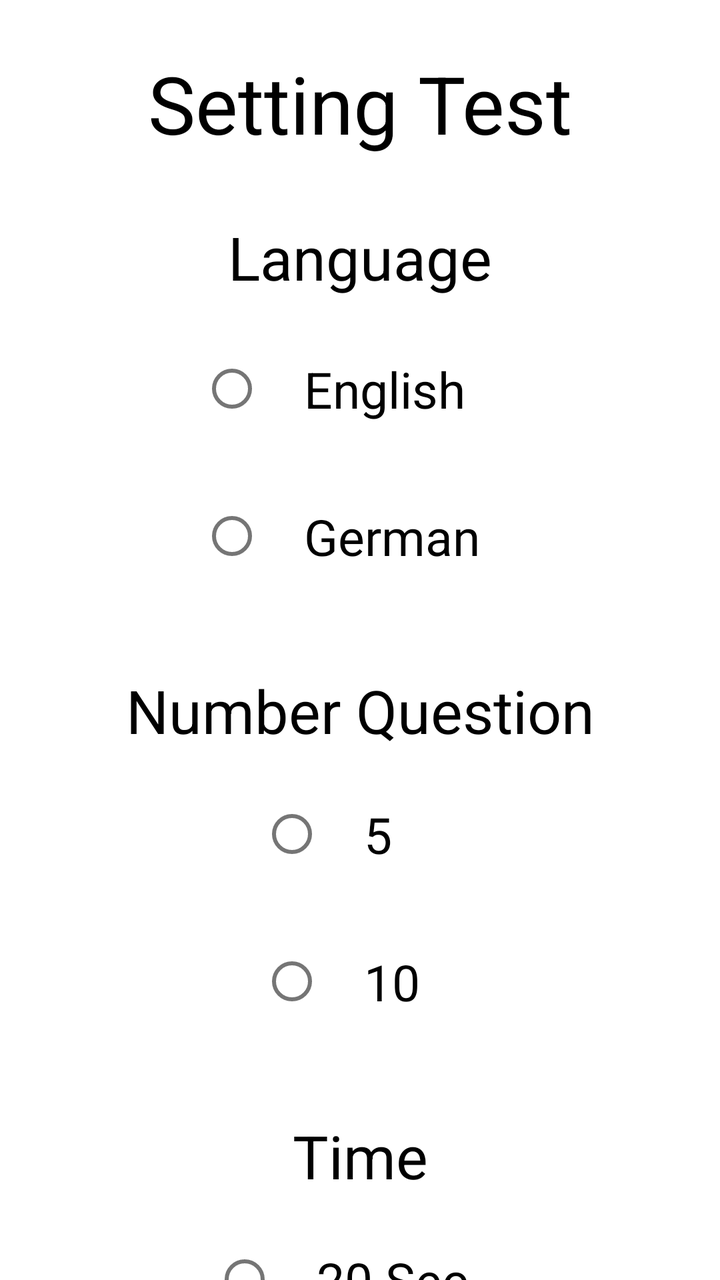
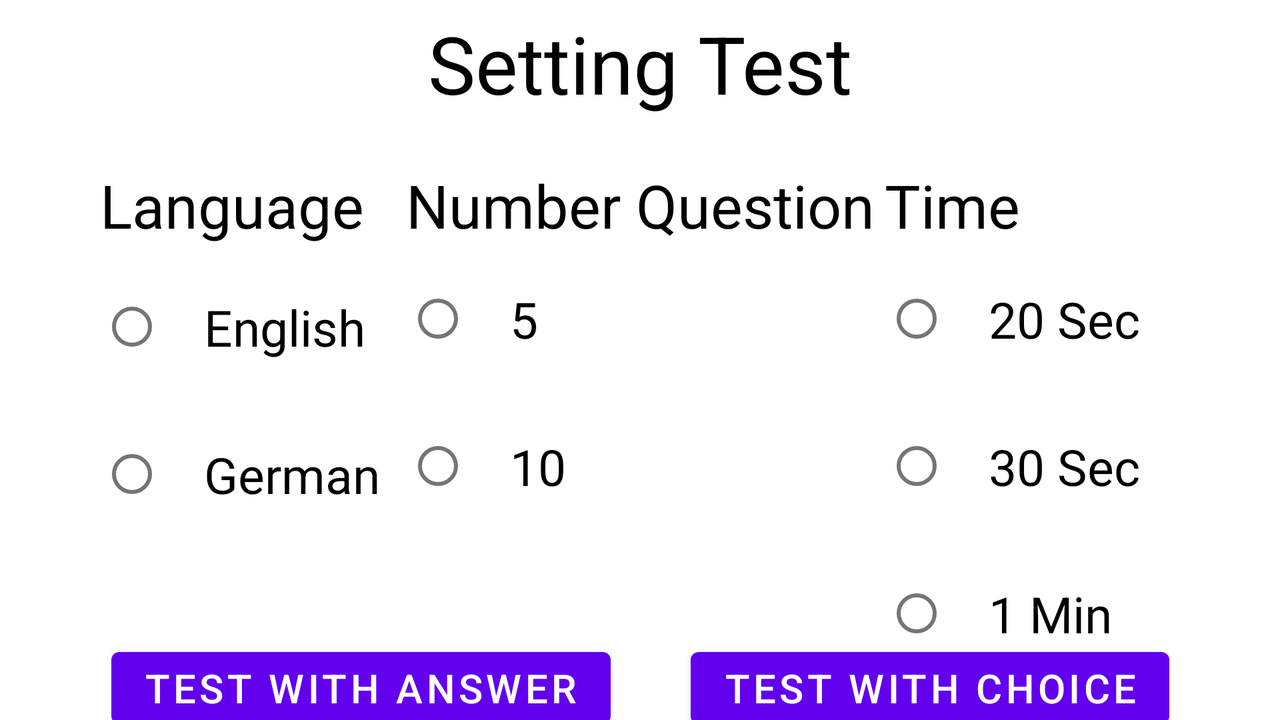

The same Android screen from two of the app's own layout files: first res/layout/ as a phone draws it, then the repository's variant for another configuration, drawn on a device whose configuration selects that folder. Both files follow.
<!-- AndroidManifest.xml: application theme Theme.TestEnglish -->
<!-- res/layout/activity_setting.xml -->
<?xml version="1.0" encoding="utf-8"?>
<androidx.constraintlayout.widget.ConstraintLayout xmlns:android="http://schemas.android.com/apk/res/android"
    xmlns:app="http://schemas.android.com/apk/res-auto"
    xmlns:tools="http://schemas.android.com/tools"
    android:id="@+id/activity_setting_layout"
    android:layout_width="match_parent"
    android:layout_height="match_parent"
    tools:context=".SettingActivity">

    <TextView
        android:id="@+id/textView4"
        android:layout_width="wrap_content"
        android:layout_height="wrap_content"
        android:layout_marginTop="@dimen/marginTop"
        android:text="@string/setting_test"
        android:textColor="@color/black"
        android:textSize="@dimen/textSizeTitle"
        app:layout_constraintEnd_toEndOf="parent"
        app:layout_constraintStart_toStartOf="parent"
        app:layout_constraintTop_toTopOf="parent" />


    <TextView
        android:id="@+id/textLanguage"
        android:layout_width="wrap_content"
        android:layout_height="wrap_content"
        android:layout_marginTop="@dimen/marginTop"
        android:padding="@dimen/padding"
        android:text="@string/language"
        android:textColor="@color/black"
        android:textSize="@dimen/textSize"
        app:layout_constraintEnd_toEndOf="parent"
        app:layout_constraintStart_toStartOf="parent"
        app:layout_constraintTop_toBottomOf="@+id/textView4" />


    <TextView
        android:id="@+id/textQuestion"
        android:layout_width="wrap_content"
        android:layout_height="wrap_content"
        android:layout_marginTop="@dimen/marginTop"
        android:padding="@dimen/padding"
        android:text="@string/number_question"
        android:textColor="@color/black"
        android:textSize="@dimen/textSize"
        app:layout_constraintEnd_toEndOf="parent"
        app:layout_constraintStart_toStartOf="parent"
        app:layout_constraintTop_toBottomOf="@+id/radioGroupChooseLanguage" />


    <TextView
        android:id="@+id/textTimeToOneQuestion"
        android:layout_width="wrap_content"
        android:layout_height="wrap_content"
        android:layout_marginTop="@dimen/marginTop"
        android:padding="@dimen/padding"
        android:text="@string/time"
        android:textColor="@color/black"
        android:textSize="@dimen/textSize"
        app:layout_constraintEnd_toEndOf="parent"
        app:layout_constraintStart_toStartOf="parent"
        app:layout_constraintTop_toBottomOf="@+id/radioGroupChooseNumberQuestion" />


    <Button
        android:id="@+id/buttonTestWithAnswer"
        android:layout_width="wrap_content"
        android:layout_height="wrap_content"
        android:layout_marginStart="@dimen/marginStartFirstButton"
        android:layout_marginTop="@dimen/marginTopButton"
        android:layout_marginEnd="@dimen/marginEndFirstButton"
        android:text="@string/test_with_answer"
        android:textSize="@dimen/textSizeButton"
        app:layout_constraintEnd_toStartOf="@+id/buttonTestWithChoice"
        app:layout_constraintStart_toStartOf="parent"
        app:layout_constraintTop_toBottomOf="@+id/radioGroupTimeToOneQuestion" />


    <Button
        android:id="@+id/buttonTestWithChoice"
        android:layout_width="wrap_content"
        android:layout_height="wrap_content"
        android:layout_marginStart="@dimen/marginStartTwoButton"
        android:layout_marginTop="@dimen/marginTopButton"
        android:layout_marginEnd="@dimen/marginEndTwoButton"
        android:text="@string/test_with_choice"
        android:textSize="@dimen/textSizeButton"
        app:layout_constraintEnd_toEndOf="parent"
        app:layout_constraintStart_toEndOf="@+id/buttonTestWithAnswer"
        app:layout_constraintTop_toBottomOf="@+id/radioGroupTimeToOneQuestion" />

    <RadioGroup
        android:id="@+id/radioGroupChooseLanguage"
        android:layout_width="wrap_content"
        android:layout_height="wrap_content"
        app:layout_constraintEnd_toEndOf="parent"
        app:layout_constraintStart_toStartOf="parent"
        app:layout_constraintTop_toBottomOf="@+id/textLanguage">

        <RadioButton
            android:id="@+id/buttonChooseLanguageEnglish"
            android:layout_width="match_parent"
            android:layout_height="match_parent"
            android:layout_marginTop="4dp"
            android:padding="@dimen/paddingRadioButton"
            android:text="@string/english"
            android:textSize="@dimen/textSizeRadioButton" />

        <RadioButton
            android:id="@+id/buttonChooseLanguageGerman"
            android:layout_width="match_parent"
            android:layout_height="match_parent"
            android:padding="@dimen/paddingRadioButton"
            android:text="@string/german"
            android:textSize="@dimen/textSizeRadioButton" />
    </RadioGroup>

    <RadioGroup
        android:id="@+id/radioGroupChooseNumberQuestion"
        android:layout_width="wrap_content"
        android:layout_height="wrap_content"
        app:layout_constraintEnd_toEndOf="parent"
        app:layout_constraintStart_toStartOf="parent"
        app:layout_constraintTop_toBottomOf="@+id/textQuestion">

        <RadioButton
            android:id="@+id/buttonChooseNumberQuestionFive"
            android:layout_width="match_parent"
            android:layout_height="match_parent"
            android:padding="@dimen/paddingRadioButton"
            android:text="@string/_5"
            android:textSize="@dimen/textSizeRadioButton" />

        <RadioButton
            android:id="@+id/buttonChooseNumberQuestionTen"
            android:layout_width="match_parent"
            android:layout_height="match_parent"
            android:padding="@dimen/paddingRadioButton"
            android:text="@string/_10"
            android:textSize="@dimen/textSizeRadioButton" />

    </RadioGroup>

    <RadioGroup
        android:id="@+id/radioGroupTimeToOneQuestion"
        android:layout_width="wrap_content"
        android:layout_height="wrap_content"
        app:layout_constraintEnd_toEndOf="parent"
        app:layout_constraintStart_toStartOf="parent"
        app:layout_constraintTop_toBottomOf="@+id/textTimeToOneQuestion">

        <RadioButton
            android:id="@+id/buttonTimeToOneQuestion20S"
            android:layout_width="match_parent"
            android:layout_height="match_parent"
            android:padding="@dimen/paddingRadioButton"
            android:text="@string/_20_sec"
            android:textSize="@dimen/textSizeRadioButton" />

        <RadioButton
            android:id="@+id/buttonTimeToOneQuestion30S"
            android:layout_width="match_parent"
            android:layout_height="match_parent"
            android:padding="@dimen/paddingRadioButton"
            android:text="@string/_30_sec"
            android:textSize="@dimen/textSizeRadioButton" />

        <RadioButton
            android:id="@+id/buttonTimeToOneQuestion1M"
            android:layout_width="match_parent"
            android:layout_height="match_parent"
            android:padding="@dimen/paddingRadioButton"
            android:text="@string/_1_min"
            android:textSize="@dimen/textSizeRadioButton" />

    </RadioGroup>
</androidx.constraintlayout.widget.ConstraintLayout>
<!-- resources referenced by this layout -->
<resources>
  <dimen name="marginEndFirstButton">15dp</dimen>
  <dimen name="marginEndTwoButton">20dp</dimen>
  <dimen name="marginStartFirstButton">20dp</dimen>
  <dimen name="marginStartTwoButton">15dp</dimen>
  <dimen name="marginTop">25dp</dimen>
  <dimen name="marginTopButton">55dp</dimen>
  <dimen name="padding">5dp</dimen>
  <dimen name="paddingRadioButton">20dp</dimen>
  <dimen name="textSize">30sp</dimen>
  <dimen name="textSizeButton">20sp</dimen>
  <dimen name="textSizeRadioButton">25sp</dimen>
  <dimen name="textSizeTitle">40sp</dimen>
  <string name="_10">10</string>
  <string name="_1_min">1 Min</string>
  <string name="_20_sec">20 Sec</string>
  <string name="_30_sec">30 Sec</string>
  <string name="_5">5</string>
  <string name="english">English</string>
  <string name="german">German</string>
  <string name="language">Language</string>
  <string name="number_question">Number Question</string>
  <string name="setting_test">Setting Test</string>
  <string name="test_with_answer">Test with answer</string>
  <string name="test_with_choice">Test with choice</string>
  <string name="time">Time</string>
  <style name="Theme.TestEnglish" parent="Theme.MaterialComponents.DayNight.DarkActionBar">
          
          <item name="colorPrimary">@color/purple_500</item>
          <item name="colorPrimaryVariant">@color/purple_700</item>
          <item name="colorOnPrimary">@color/white</item>
          
          <item name="colorSecondary">@color/teal_200</item>
          <item name="colorSecondaryVariant">@color/teal_700</item>
          <item name="colorOnSecondary">@color/black</item>
          
          <item name="android:statusBarColor">?attr/colorPrimaryVariant</item>
          
      </style>
</resources>
<!-- res/layout-land/activity_setting.xml (the repository's variant of the layout above) -->
<!-- drawn on the phone turned sideways -->
<?xml version="1.0" encoding="utf-8"?>
<androidx.constraintlayout.widget.ConstraintLayout xmlns:android="http://schemas.android.com/apk/res/android"
    xmlns:app="http://schemas.android.com/apk/res-auto"
    android:id="@+id/activity_setting_layout"
    android:layout_width="match_parent"
    android:layout_height="match_parent">

    <TextView
        android:id="@+id/textView2"
        android:layout_width="wrap_content"
        android:layout_height="wrap_content"
        android:layout_marginTop="5dp"
        android:text="@string/setting_test"
        android:textColor="@color/black"
        android:textSize="40sp"
        app:layout_constraintEnd_toEndOf="parent"
        app:layout_constraintStart_toStartOf="parent"
        app:layout_constraintTop_toTopOf="parent" />

    <LinearLayout
        android:id="@+id/linearLayout2"
        android:layout_width="wrap_content"
        android:layout_height="wrap_content"
        android:layout_marginStart="50dp"
        android:layout_marginTop="24dp"
        android:orientation="vertical"
        app:layout_constraintStart_toStartOf="parent"
        app:layout_constraintTop_toBottomOf="@+id/textView2">

        <TextView
            android:id="@+id/textLanguage"
            android:layout_width="match_parent"
            android:layout_height="wrap_content"
            android:text="@string/language"
            android:textColor="@color/black"
            android:textSize="30sp" />

        <RadioGroup
            android:id="@+id/radioGroupChooseLanguage"
            android:layout_width="wrap_content"
            android:layout_height="wrap_content"
            app:layout_constraintEnd_toEndOf="parent"
            app:layout_constraintStart_toStartOf="parent"
            app:layout_constraintTop_toBottomOf="@+id/textLanguage">

            <RadioButton
                android:id="@+id/buttonChooseLanguageEnglish"
                android:layout_width="match_parent"
                android:layout_height="match_parent"
                android:layout_marginTop="4dp"
                android:padding="20dp"
                android:text="@string/english"
                android:textSize="25sp" />

            <RadioButton
                android:id="@+id/buttonChooseLanguageGerman"
                android:layout_width="match_parent"
                android:layout_height="match_parent"

                android:padding="20dp"
                android:text="@string/german"
                android:textSize="25sp" />
        </RadioGroup>
    </LinearLayout>

    <LinearLayout
        android:id="@+id/linearLayout6"
        android:layout_width="wrap_content"
        android:layout_height="wrap_content"
        android:layout_marginTop="24dp"
        android:orientation="vertical"
        app:layout_constraintEnd_toEndOf="parent"
        app:layout_constraintStart_toStartOf="parent"
        app:layout_constraintTop_toBottomOf="@+id/textView2">

        <TextView
            android:id="@+id/textQuestion"
            android:layout_width="wrap_content"
            android:layout_height="wrap_content"
            android:text="@string/number_question"
            android:textColor="@color/black"
            android:textSize="30sp" />

        <RadioGroup
            android:id="@+id/radioGroupChooseNumberQuestion"
            android:layout_width="wrap_content"
            android:layout_height="wrap_content"
            app:layout_constraintEnd_toEndOf="parent"
            app:layout_constraintStart_toStartOf="parent"
            app:layout_constraintTop_toBottomOf="@+id/textQuestion">

            <RadioButton
                android:id="@+id/buttonChooseNumberQuestionFive"
                android:layout_width="match_parent"
                android:layout_height="match_parent"
                android:padding="20dp"
                android:text="@string/_5"
                android:textSize="25sp" />

            <RadioButton
                android:id="@+id/buttonChooseNumberQuestionTen"
                android:layout_width="match_parent"
                android:layout_height="match_parent"
                android:padding="20dp"
                android:text="@string/_10"
                android:textSize="25sp" />

        </RadioGroup>
    </LinearLayout>

    <LinearLayout
        android:id="@+id/linearLayout3"
        android:layout_width="wrap_content"
        android:layout_height="wrap_content"
        android:layout_marginTop="24dp"
        android:layout_marginEnd="50dp"
        android:orientation="vertical"
        app:layout_constraintEnd_toEndOf="parent"
        app:layout_constraintTop_toBottomOf="@+id/textView2">

        <TextView
            android:id="@+id/textTimeToOneQuestion"
            android:layout_width="match_parent"
            android:layout_height="match_parent"
            android:text="@string/time"
            android:textColor="@color/black"
            android:textSize="30sp" />

        <RadioGroup
            android:id="@+id/radioGroupTimeToOneQuestion"
            android:layout_width="wrap_content"
            android:layout_height="wrap_content"
            app:layout_constraintEnd_toEndOf="parent"
            app:layout_constraintStart_toStartOf="parent"
            app:layout_constraintTop_toBottomOf="@+id/textTimeToOneQuestion">

            <RadioButton
                android:id="@+id/buttonTimeToOneQuestion20S"
                android:layout_width="match_parent"
                android:layout_height="wrap_content"
                android:padding="20dp"
                android:text="@string/_20_sec"
                android:textSize="25sp" />

            <RadioButton
                android:id="@+id/buttonTimeToOneQuestion30S"
                android:layout_width="match_parent"
                android:layout_height="match_parent"
                android:padding="20dp"
                android:text="@string/_30_sec"
                android:textSize="25sp" />

            <RadioButton
                android:id="@+id/buttonTimeToOneQuestion1M"
                android:layout_width="match_parent"
                android:layout_height="match_parent"
                android:padding="20dp"
                android:text="@string/_1_min"
                android:textSize="25sp" />

        </RadioGroup>
    </LinearLayout>

    <LinearLayout
        android:layout_width="wrap_content"
        android:layout_height="wrap_content"
        android:layout_marginTop="50dp"
        android:orientation="horizontal"
        app:layout_constraintEnd_toEndOf="parent"
        app:layout_constraintStart_toStartOf="parent"
        app:layout_constraintTop_toBottomOf="@+id/linearLayout6">

        <Button
            android:id="@+id/buttonTestWithAnswer"
            android:layout_width="wrap_content"
            android:layout_height="wrap_content"
            android:layout_marginEnd="20dp"
            android:text="@string/test_with_answer"
            android:textSize="20sp"
            app:layout_constraintEnd_toStartOf="@+id/buttonTestWithChoice"
            app:layout_constraintStart_toStartOf="parent"
            app:layout_constraintTop_toBottomOf="@+id/radioGroupTimeToOneQuestion" />


        <Button
            android:id="@+id/buttonTestWithChoice"
            android:layout_width="wrap_content"
            android:layout_height="wrap_content"
            android:layout_marginStart="20dp"
            android:text="@string/test_with_choice"
            android:textSize="20sp"
            app:layout_constraintEnd_toEndOf="parent"
            app:layout_constraintStart_toEndOf="@+id/buttonTestWithAnswer"
            app:layout_constraintTop_toBottomOf="@+id/radioGroupTimeToOneQuestion" />

    </LinearLayout>
</androidx.constraintlayout.widget.ConstraintLayout>
<!-- resources referenced by the variant -->
<!-- as the phone turned sideways resolves them -->
<resources>
  <string name="_10">10</string>
  <string name="_1_min">1 Min</string>
  <string name="_20_sec">20 Sec</string>
  <string name="_30_sec">30 Sec</string>
  <string name="_5">5</string>
  <string name="english">English</string>
  <string name="german">German</string>
  <string name="language">Language</string>
  <string name="number_question">Number Question</string>
  <string name="setting_test">Setting Test</string>
  <string name="test_with_answer">Test with answer</string>
  <string name="test_with_choice">Test with choice</string>
  <string name="time">Time</string>
  <style name="Theme.TestEnglish" parent="Theme.MaterialComponents.DayNight.DarkActionBar">
          
          <item name="colorPrimary">@color/purple_500</item>
          <item name="colorPrimaryVariant">@color/purple_700</item>
          <item name="colorOnPrimary">@color/white</item>
          
          <item name="colorSecondary">@color/teal_200</item>
          <item name="colorSecondaryVariant">@color/teal_700</item>
          <item name="colorOnSecondary">@color/black</item>
          
          <item name="android:statusBarColor">?attr/colorPrimaryVariant</item>
          
      </style>
</resources>
